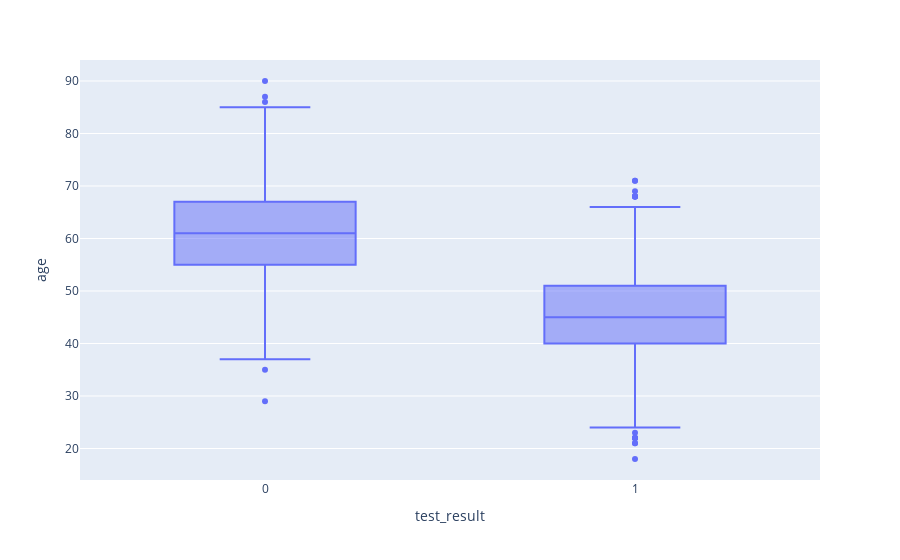

Source (notebook cell):
### Code cell
fig = px.box(df, x='test_result',y='age')
fig.show()

### Figure 1 — Plotly figure (JSON) as saved in the notebook; plotly's stock layout.template omitted (floating-point values rounded to 4 significant figures; data arrays with more than 128 entries replaced by an {"elided": "..."} marker saying what was removed)
{"data": [{"alignmentgroup": "True", "hovertemplate": "test_result=%{x}<br>age=%{y}<extra></extra>", "legendgroup": "", "marker": {"color": "#636efa"}, "name": "", "notched": false, "offsetgroup": "", "orientation": "v", "showlegend": false, "type": "box", "x": {"elided": "5000 int values"}, "x0": " ", "xaxis": "x", "y": {"elided": "5000 int values"}, "y0": " ", "yaxis": "y"}], "layout": {"boxmode": "group", "legend": {"tracegroupgap": 0}, "margin": {"t": 60}, "xaxis": {"anchor": "y", "domain": [0, 1], "title": {"text": "test_result"}}, "yaxis": {"anchor": "x", "domain": [0, 1], "title": {"text": "age"}}}}
